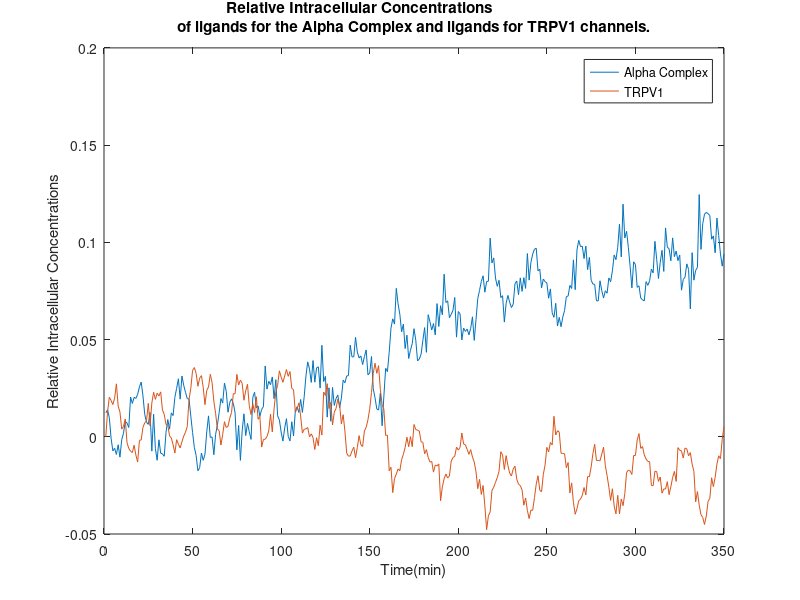
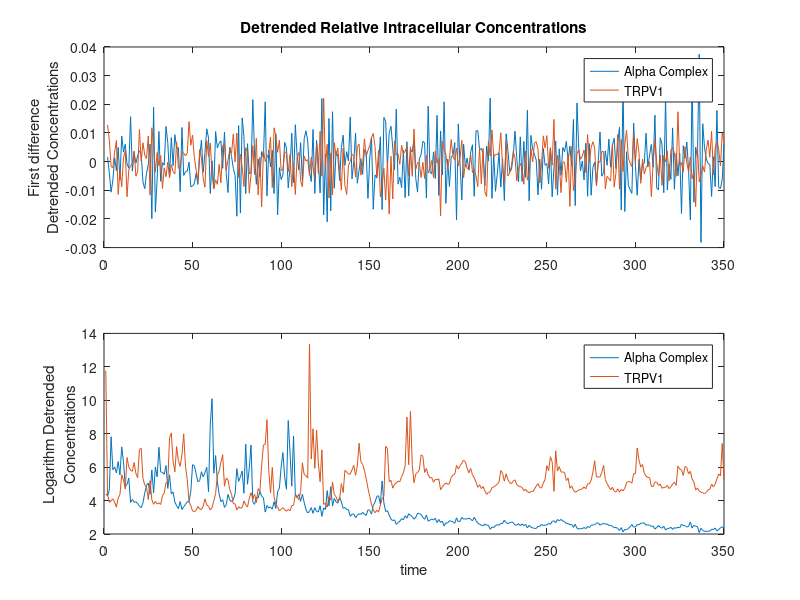
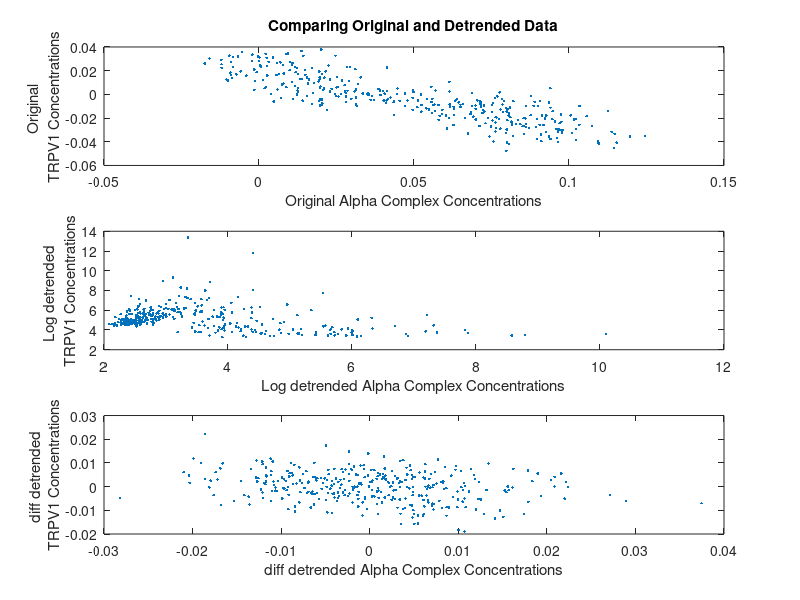

These charts were generated, in order, by the following MATLAB code: (Note: this script raises an error after producing the figures.)
%% BME 6717: Timeseries Analysis

% Data have been collected on two cellular processes that are suspected to
% causally related to one another. The CellProcess.mat dataset contains the 
% relative intracellular concentrations (normalized difference from cell 
% baseline levels (a.u.)) of two molecules: ligands for the Alpha Complex
% and ligands for TRPV1 channels, sampled once per minute. 
% Analyze the Alpha Complex and TRPV1 timeseries to determine how they are 
% related to one another. Estimate the potential for a causal relation
% between the processes generating these ligands, 
% and justify your analysis.
% 
% Suggestion: You may use any analysis methods you wish, but it may be 
% useful to start with the  hypothesis that these are autoregressive 
% processes.

%% IMPORTING DATA

CellProcess = importdata('CellProcess.mat');

Alpha = CellProcess.AlphaComplex;
TRPV1 = CellProcess.TRPV1;
time= CellProcess.Time;

%% VISUALIZATION

figure(1)
plot(time, Alpha, time, TRPV1)
legend('Alpha Complex','TRPV1')
xlabel('Time(min)')
ylabel('Relative Intracellular Concentrations')
title(["Relative Intracellular Concentrations";...
    "of ligands for the Alpha Complex and ligands for TRPV1 channels."])

%% CORRELATION BTWN LIGANDS
corrcoef( Alpha, TRPV1)

%% DETRENDING

%first difference
diff_Alpha = diff(Alpha);
diff_TRPV1 = diff(TRPV1);

%log
log_Alpha = abs(log(Alpha));
log_TRPV1 = abs(log(TRPV1));


figure(2)
subplot(211)
plot(time(2:end), diff_Alpha, time(2:end), diff_TRPV1)
ylabel({'First difference';'Detrended Concentrations'})
legend('Alpha Complex','TRPV1')
title("Detrended Relative Intracellular Concentrations")

subplot(212)
plot(time, log_Alpha, time, log_TRPV1)
legend('Alpha Complex','TRPV1')
ylabel({'Logarithm Detrended';'Concentrations'})
xlabel('time')

%% Comparing Original and Detrended Data
figure(3)
subplot(311)
plot(Alpha, TRPV1,'.')
title('Comparing Original and Detrended Data')
ylabel({'Original ';'TRPV1 Concentrations'})
xlabel("Original Alpha Complex Concentrations")

subplot(312)
plot(log_Alpha, log_TRPV1,'.')
ylabel({'Log detrended ';'TRPV1 Concentrations'})
xlabel("Log detrended Alpha Complex Concentrations")

subplot(313)
plot(diff_Alpha, diff_TRPV1,'.')
ylabel({'diff detrended ';'TRPV1 Concentrations'})
xlabel("diff detrended Alpha Complex Concentrations")


%% Cross Correlation btn data
%original
[acor,lag] = crosscorr(Alpha,TRPV1);
[~,I] = max(abs(acor));
lag(I)
corrcoef( Alpha(-lag(I):349), TRPV1(1:end+lag(I)))
%% 
%first difference
[acor,lag] = crosscorr(diff_Alpha,diff_TRPV1);
[~,I] = max(abs(acor));
lag(I)
corrcoef( Alpha(-lag(I):349), TRPV1(1:end+lag(I)))
%% 

% log
[acor,lag] = crosscorr(log_Alpha,log_TRPV1);
[~,I] = max(abs(acor));
lag(I)
corrcoef( Alpha(-lag(I):349), TRPV1(1:end+lag(I)))

%% REGRESSION MODELLING AND CAUSALITY CHECK

%% does trpv1 granger-cause alpha 
Mdl = regARIMA(2,0,0);
Alpha_Mdl = estimate(Mdl,Alpha');
Alpha_Mdl_T = estimate(Mdl,Alpha','X',TRPV1');

[h,pvalue,stat,cvalue] = gctest(TRPV1',Alpha','NumLags',2,'Test','f');
disp([' reject null ','  pvalue ','   stat ','    cvalue '])
disp([h,pvalue,stat,cvalue])

%% does alpha granger-cause trpv1
Mdl = regARIMA(2,0,0);
TRPV1_Mdl = estimate(Mdl,TRPV1');
TRPV1_Mdl_A = estimate(Mdl,TRPV1','X',Alpha');

[h,pvalue,stat,cvalue] = gctest(Alpha',TRPV1','NumLags',2,'Test','f');
disp([' reject null ','  pvalue ','   stat ','    cvalue '])
disp([h,pvalue,stat,cvalue])